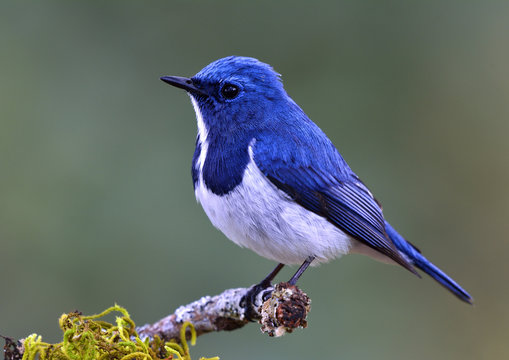
#> input picture data/small.jpg, 509 x 360 px
$ python color.py
#> lines starting #> are read from the running program, lines starting #| are printed output that depends on the picture
# feekra
import os
import cv2

img = cv2.imread(os.path.join('.', 'data', 'small.jpg'))
#> img is the input picture: shape (360, 509, 3); mean B, G, R 104.5, 106.1, 97.7

img_gray = cv2.cvtColor(img, cv2.COLOR_BGR2GRAY)
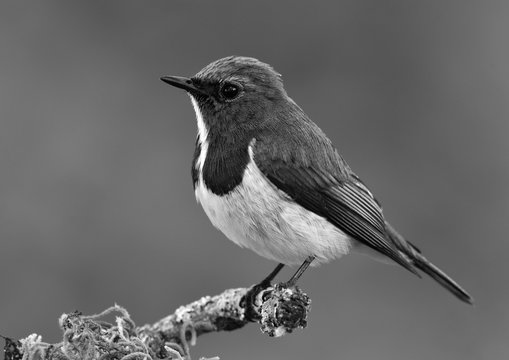
#> img_gray: shape (360, 509); min 0, max 255, mean 103.4
img_rgb = cv2.cvtColor(img, cv2.COLOR_BGR2RGB)
img_hsv = cv2.cvtColor(img, cv2.COLOR_BGR2HSV)
#> img_hsv: shape (360, 509, 3); mean H, S, V 66, 58.1, 118.9


cv2.imshow('img', img)
cv2.imshow('img_rgb', img_rgb)
cv2.imshow('img_gray', img_gray)
cv2.imshow('img_hsv', img_hsv)
cv2.waitKey(0)
